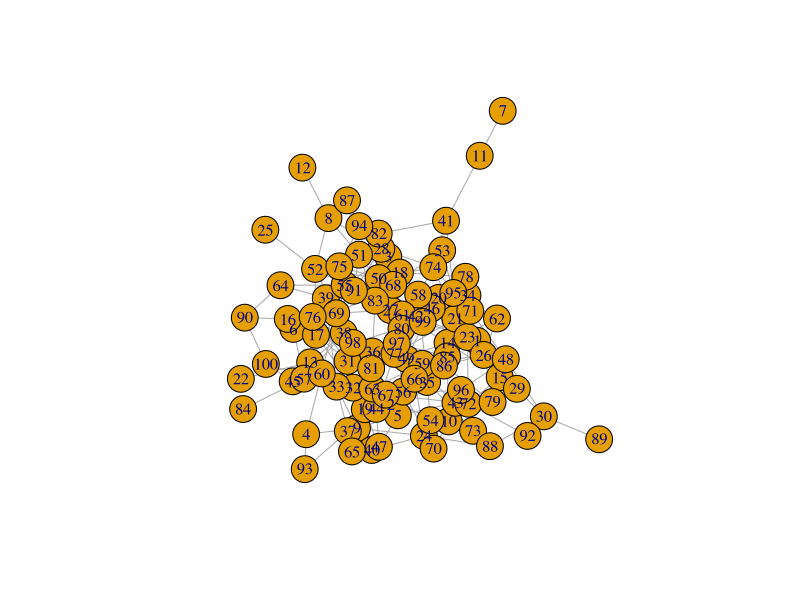
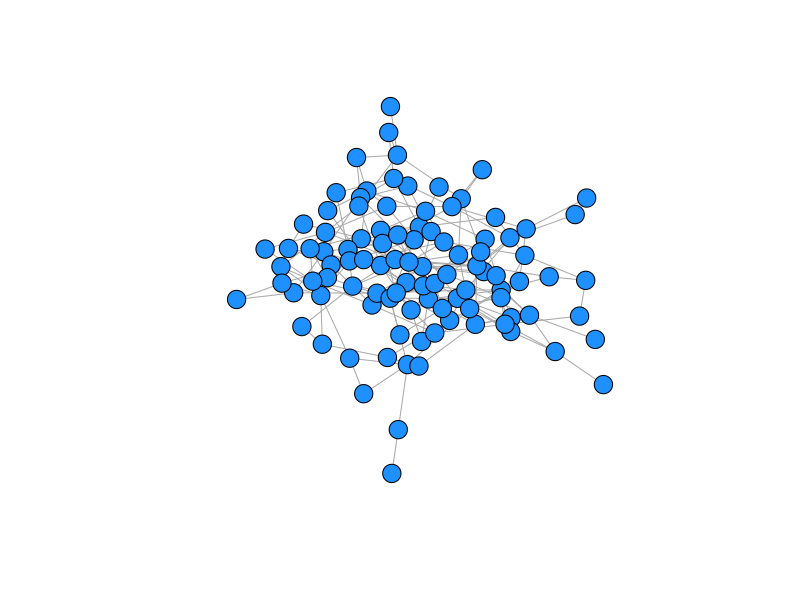
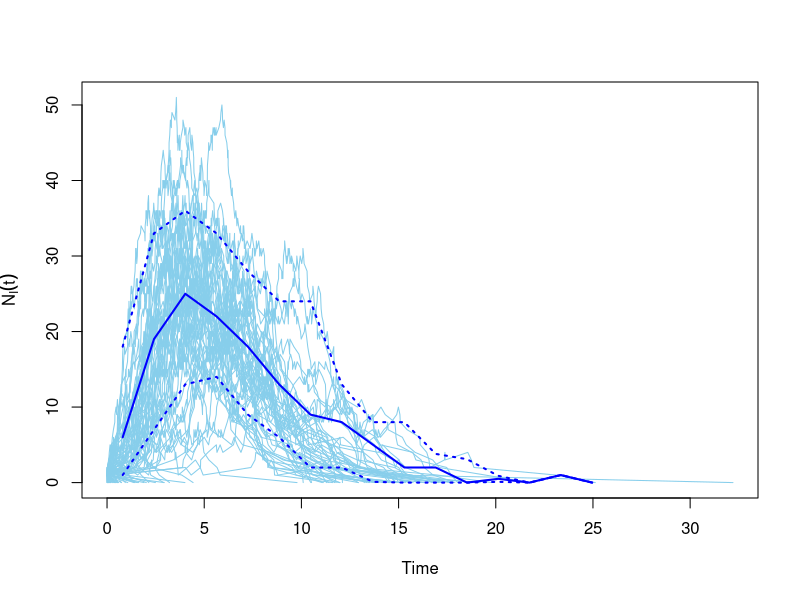

These figures' R source, in order:
## ---- chunk 1

lst <- list(a=runif(100), df=data.frame(x=runif(100), y=runif(100)), letters[1:10], 'a')

# index single list elements
lst[[1]]
lst[[2]]
lst[[3]]
lst[[4]]


# index multiple list elements
lst[1:2]


## ---- chunk 2

#install.packages('igraph')
library(igraph)

g <- igraph::sample_gnm(100, 200)

str(g)

## ---- chunk 3

plot(g)

## ---- chunk 4

#' @param g graph object
#' @param colz
#' @param nodeColor
#' @param nodeSize
#' 
#' @return a graph plot

plotGraph <- function(g, lay=layout_nicely(g), colz='dodgerblue'){
	plot(g, layout=lay, edge.width= E(g)$weight, vertex.size=10, directed=FALSE,
		vertex.color= colz, 
    vertex.label=NA)
}


plotGraph(g)

## ---- chunk 5

sims <- igraph::sir(g, beta=0.5, gamma=0.5, no.sim=100)
typeof(sims)
class(sims)

# explore the structure of each list element 
sims[[1]] 

# each list element is another list
sims[[1]][[1]]
sims[[1]]$times 

## ---- chunk 6
plot(sims)
## ---- chunk 7


## ---- chunk 8



## ---- chunk 9



## ---- chunk 10

meanInfections <- function(x){
  # if we consider the mean infecteds as the mean of the infected vector
  return(mean(x$NI))
  # if we consider the mean infecteds as the mean number of nodes infected 
  # return((x$NS[1]+1)-tail(x$NS,1))
}


meanInfs <- lapply(sims, meanInfections)
str(meanInfs)

## ---- chunk 11

unlist(meanInfs) 
#or
meanInfs2 <- sapply(sims, meanInfections)

## ---- chunk 12


## ---- chunk 13


## ---- chunk 14

arr <- array(1:27, c(3,3,3))
rownames(arr) = c("Curly", "Larry", "Moe")
colnames(arr) = c("Groucho", "Harpo", "Zeppo")
dimnames(arr)[[3]] = c("Bart", "Lisa", "Maggie")

arr

## ---- chunk 15

plyr::aaply(arr, 1, sum) 

## ---- chunk 16

plyr::adply(.data=arr, .margins=1, .fun=sum) 
plyr::adply(.data=arr, .margins=2, .fun=sum) 
plyr::adply(.data=arr, .margins=3, .fun=sum) 

## ---- chunk 17

plyr::alply(.data=arr, .margins=1, .fun=sum) 

## ---- chunk 18




## ---- chunk 19

lst <- list(1:10, 1:10, 1:10, 1:10, 1:10)
lst

#this makes a single rbind call with each element of the list as an argument
str(do.call(rbind, lst))

#this does it iteratively (so makes n-1 rbind calls)
Reduce(rbind, lst)

## ---- chunk 20

sessionInfo()

